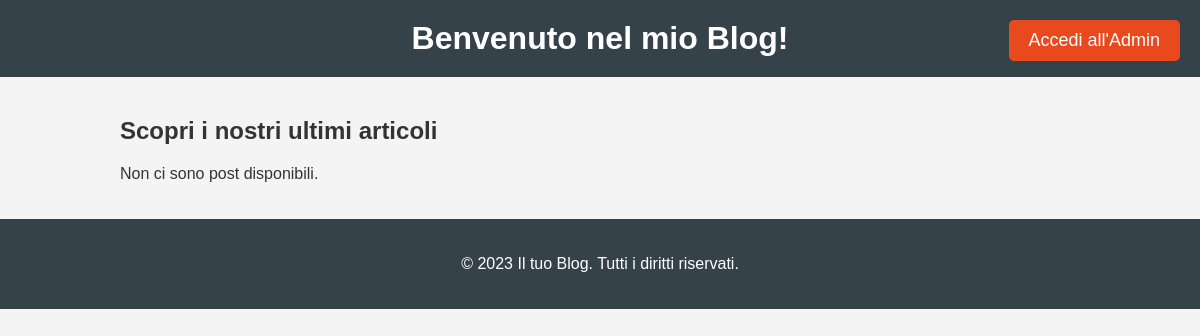
The app's page /, older data.
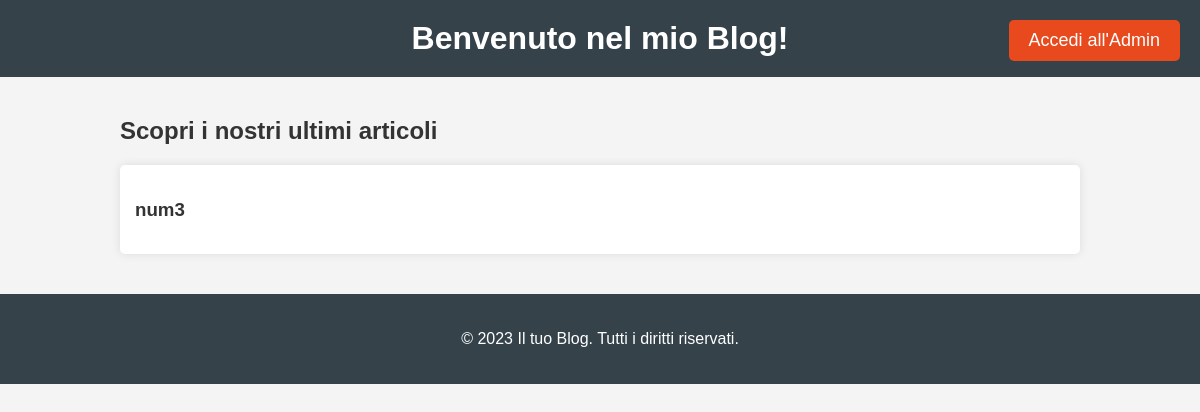
The same page, newer data.
### blog/models.py (models this page shows)
class Post(models.Model):
    title = models.CharField(max_length=255)
    body = models.TextField()
    created_on = models.DateTimeField(auto_now_add=True)
    last_modified = models.DateTimeField(auto_now=True)
    categories = models.ManyToManyField("Category", related_name="posts")

### blog/views.py (the view)
# urls.py: path('', home, name='home'),
def home(request):
    posts = Post.objects.all()
    return render(request, 'blog/home.html', {'posts': posts})

### blog/templates/blog/home.html (shortened to what this page needs)
<!DOCTYPE html>
<html lang="it">
<head>
    <link rel="stylesheet" href="https://cdnjs.cloudflare.com/ajax/libs/font-awesome/5.15.4/css/all.min.css">
</head>
<body>
    <header>
        <h1>Benvenuto nel mio Blog!</h1>
        <a href="{% url 'admin:index' %}" class="btn-login">Accedi all'Admin</a>
    </header>
    <div class="container">
        <h2>Scopri i nostri ultimi articoli</h2>
        {% for post in posts %}
            <div class="post">
                <h3>{{ post.title }}</h3>
            </div>
        {% empty %}
            <p>Non ci sono post disponibili.</p>
        {% endfor %}
    </div>
    <footer>
        <p>&copy; 2023 Il tuo Blog. Tutti i diritti riservati.</p>
    </footer>
</body>
</html>

Row changes from the older to the newer data that the page shows:
added Post: title "num3"
Text that changed along with them:
text no longer shown: "Non ci sono post disponibili."
